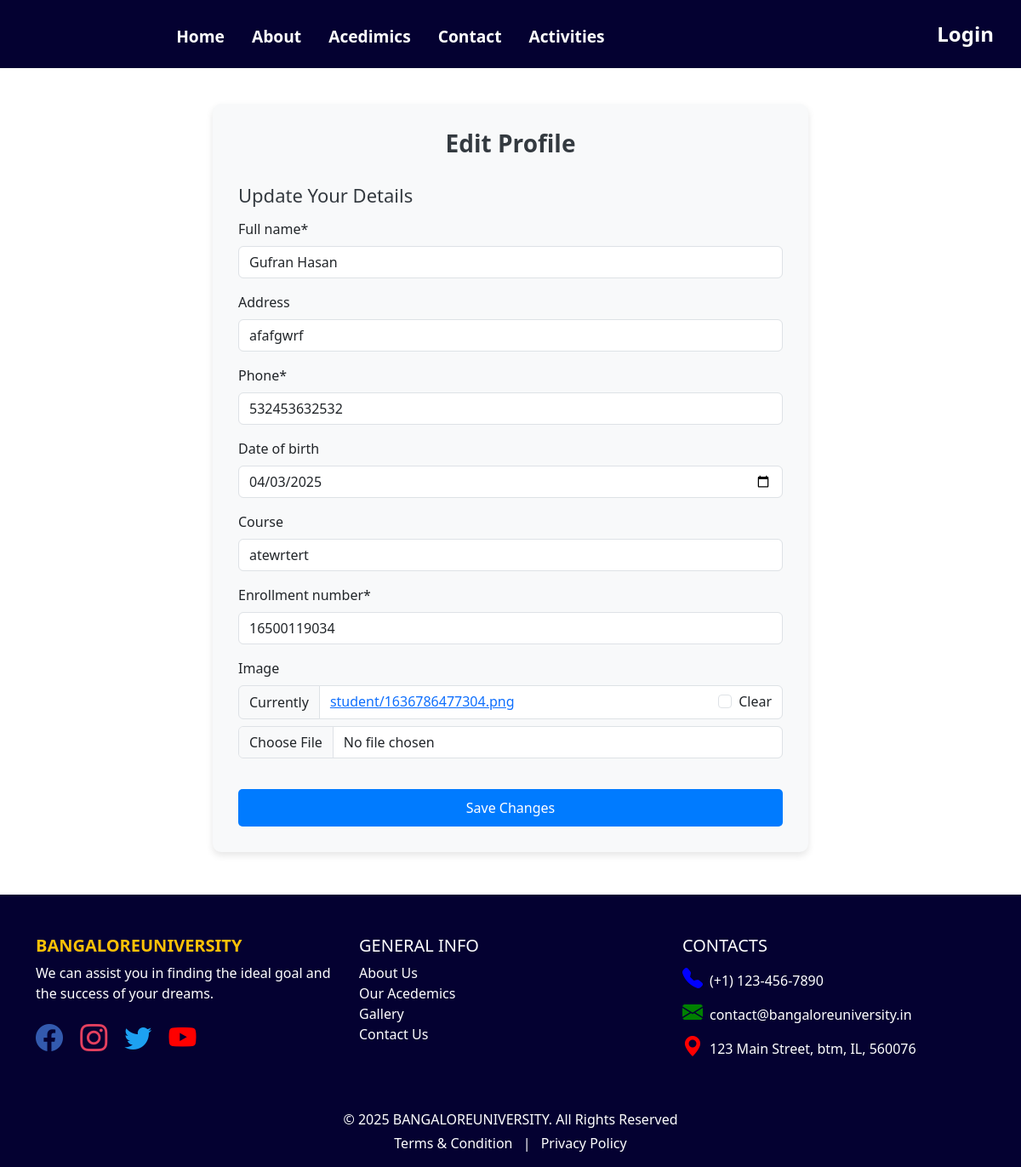
Page /accounts/edit-profile/1/ on the committed database.
### accounts/models.py (models this page shows, shortened)
class StudentProfile(models.Model):
    user = models.OneToOneField(User, on_delete=models.CASCADE)
    full_name = models.CharField(max_length=100)
    address = models.CharField(max_length=50,null=True, blank=True)
    phone = models.CharField(max_length=15)
    date_of_birth = models.DateField(null=True, blank=True)
    course = models.CharField(max_length=100,null=True, blank=True)
    enrollment_number = models.CharField(max_length=20, unique=True)
    image= models.ImageField(upload_to='student',null=True, blank=True)

### accounts/views.py (the view)
# urls.py: path('edit-profile/<int:id>/', views.edit_student_profile, name='edit_student_profile'),
def edit_student_profile(request, id):
    student_profile = get_object_or_404(StudentProfile, id=id)
    if request.method == 'POST':
        form = StudentProfileForm(request.POST, request.FILES, instance=student_profile)
        if form.is_valid():
            form.save()
            return redirect('student_dashboard')
    else:
        form = StudentProfileForm(instance=student_profile)
    return render(request, 'accounts/edit_student_profile.html', {'form': form})

### accounts/forms.py
class StudentProfileForm(forms.ModelForm):
    class Meta:
        model = StudentProfile
        fields = ['full_name', 'address', 'phone', 'date_of_birth', 'course', 'enrollment_number', 'image']
        widgets = {
            'date_of_birth': forms.DateInput(attrs={'type': 'date'}),
        }

### templates/accounts/edit_student_profile.html (shortened to what this page needs)
{% extends 'college/base.html' %}
{% block content %}
{% load static %}
{% load crispy_forms_tags %}
<div class="edit-profile-container">
    <h2>Edit Profile</h2>
    <form method="POST" enctype="multipart/form-data">
        <h3>Update Your Details</h3>
        {{ form|crispy }}
        <button type="submit" class="btn btn-primary">Save Changes</button>
    </form>
</div>
{% endblock %}

### templates/accounts/edit_student_profile.html (style rules this page uses)
.edit-profile-container { max-width: 700px; margin: 50px auto; padding: 30px; background-color: #f8f9fa; border-radius: 10px; box-shadow: 0 4px 8px rgba(0, 0, 0, 0.1); }
.edit-profile-container h2 { text-align: center; margin-bottom: 30px; font-weight: bold; font-size: 28px; color: #343a40; }
.edit-profile-container h3 { margin-top: 20px; margin-bottom: 15px; font-size: 22px; color: #343a40; }
.btn-primary { width: 100%; margin-top: 20px; background-color: #007bff; color: white; border: none; padding: 10px; border-radius: 5px; font-size: 16px; cursor: pointer; }

### rows in the picture
StudentProfile: full_name "Gufran Hasan", address "afafgwrf", phone "532453632532", date_of_birth "04/03/2025", course "atewrtert", enrollment_number "16500119034"
